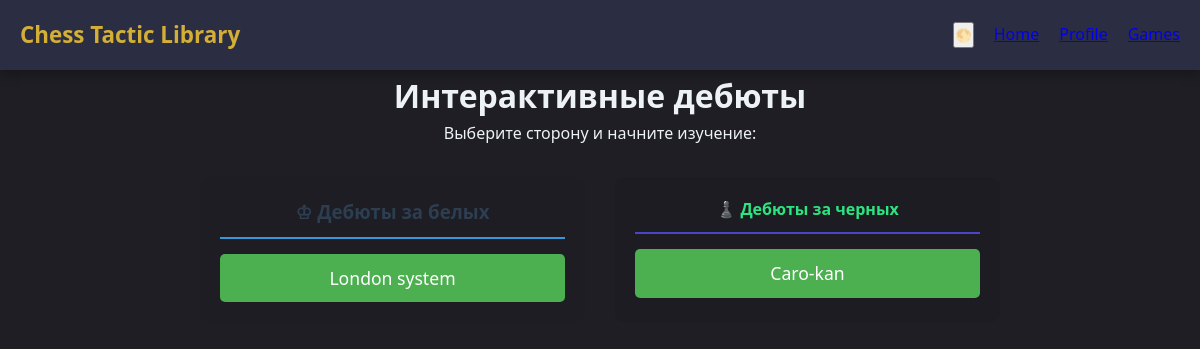
The app's page /game/, older data.
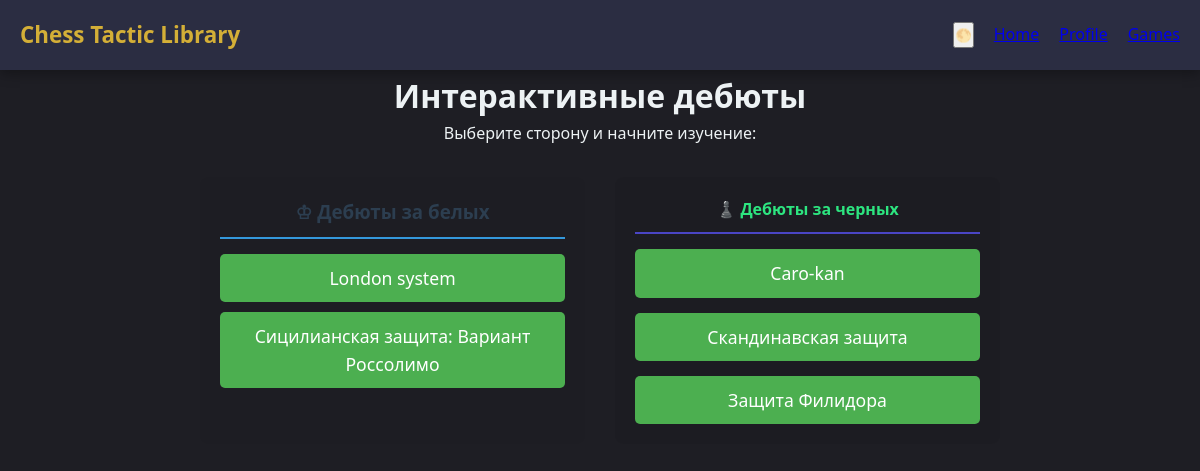
The same page, newer data.
### Chess_Tactic_library/models.py (models this page shows, shortened)
class ChessTactic(models.Model):
    COLOR_CHOICES = [
        ('white', 'За белых'),
        ('black', 'За черных'),
    ]
    title = models.CharField(max_length=200, verbose_name='Название дебюта')
    color = models.CharField(
        max_length=10, choices=COLOR_CHOICES, default='white', verbose_name='Цвет'
    )
    fen = models.CharField(
        max_length=100,
        default='rnbqkbnr/pppppppp/8/8/8/8/PPPPPPPP/RNBQKBNR w KQkq - 0 1',
    )
    moves_sequence = models.JSONField(verbose_name='Последовательность ходов', default=list)
    description = models.TextField(blank=True, verbose_name='Описание')

### Chess_Tactic_library/views.py (the view)
# urls.py: path('game/', views.chess_board_view, name='chess_board'),
def chess_board_view(request):
  white_tactics = ChessTactic.objects.filter(color='white')
  black_tactics = ChessTactic.objects.filter(color='black')
  context = {'white_tactics': white_tactics, 'black_tactics': black_tactics}
  return render(
      request, 'board.html', context
  )

### templates/board.html
{% extends 'header.html' %}
{% load static %}
{% block content %}
<div class="chess-wrapper" style="max-width: 800px; margin: 0 auto; text-align: center;">
    <h1>Интерактивные дебюты</h1>
    <p>Выберите сторону и начните изучение:</p>
    <div style="display: flex; justify-content: space-around; gap: 30px; margin-top: 30px; flex-wrap: wrap;">
        <div style="flex: 1; min-width: 300px; background: rgba(0,0,0,0.03); padding: 20px; border-radius: 8px;">
            <h3 style="color: #2c3e50; border-bottom: 2px solid #3498db; padding-bottom: 10px;">♔ Дебюты за белых</h3>
            <div style="display: flex; flex-direction: column; gap: 10px; margin-top: 15px;">
                {% for tactic in white_tactics %}
                <a href="{% url 'tactic_detail' tactic.pk %}" class="chess-btn" style="text-decoration: none; display: block;">
                    {{ tactic.title }}
                </a>
                {% empty %}
                    <p style="color: #7f8c8d; font-size: 0.9em;">Пока нет дебютов за белых</p>
                {% endfor %}
            </div>
        </div>
        <div style="flex: 1; min-width: 300px; background: rgba(0,0,0,0.05); padding: 20px; border-radius: 8px;">
            <h4 style="color: #2de580; border-bottom: 2px solid #4a45c5; padding-bottom: 10px;">♟️ Дебюты за черных</h4>
            <div style="display: flex; flex-direction: column; gap: 15px; margin-top: 15px;">
                {% for tactic in black_tactics %}
                    <a href="{% url 'tactic_detail' tactic.pk %}" class="chess-btn" style="text-decoration: none; display: block;">
                        {{ tactic.title }}
                    </a>
                {% empty %}
                    <p style="color: #8d99ae; font-size: 0.9em;">Пока нет дебютов за черных</p>
                {% endfor %}
            </div>
        </div>
    </div>
</div>
{% endblock %}

### templates/header.html (shortened to what this page needs)
{% load static %}
<!DOCTYPE html>
<html>
    <head>
        <link rel="stylesheet" href="https://unpkg.com/@chrisoakman/chessboardjs@1.0.0/dist/chessboard-1.0.0.min.css">
        <link rel="stylesheet" href="{% static 'css/profile.css' %}">
        <link rel="stylesheet" href="{% static 'css/header.css' %}">
        <link rel="stylesheet" href="{% static 'css/tactic_detail.css' %}">
        <link rel="stylesheet" href="{% static 'css/board.css' %}">
    </head>
<body>
    <header class="header">
        <div class="container header-inner">
            <div class="logo">Chess Tactic Library</div>
            <nav class="menu">
                <button id="theme-toggle" class="theme-btn" title="Сменить тему">🌕</button>
                <a href="{% url 'Main' %}">Home</a>
                <a href="{% url 'Profile' %}">Profile</a>
                <a href="{% url 'chess_board' %}">Games</a>
            </nav>
        </div>
    </header>
    {% block content %}
    {% endblock %}
</body>
</html>

### static/css/header.css (style rules this page uses)
* { margin: 0; padding: 0; box-sizing: border-box; }
:root { --bg-color: #1e1e24; --card-bg: #2b2d42; --text-primary: #edf2f4; --text-secondary: #8d99ae; --gold-accent: #d4af37; }
.chess-btn { display: inline-block; padding: 10px 20px; font-size: 1.1em; cursor: pointer; background-color: #4CAF50; color: white; border: none; border-radius: 5px; text-decoration: none; transition: background-color 0.2s; box-sizing: border-box; }
body { font-family: 'Segoe UI', Tahoma, Geneva, Verdana, sans-serif; background-color: var(--bg-color); color: var(--text-primary); line-height: 1.6; min-height: 100vh; transition: background-color 0.3s ease, color 0.3s ease; }
.container { max-width: 1200px; margin: 0 auto; padding: 0 20px; }
.header { background-color: var(--card-bg); box-shadow: 0 4px 12px rgba(0, 0, 0, 0.3); position: sticky; top: 0; z-index: 100; }
.header-inner { display: flex; justify-content: space-between; align-items: center; height: 70px; }
.logo { font-size: 1.4rem; font-weight: 700; color: var(--gold-accent); display: flex; align-items: center; gap: 8px; }
.menu { display: flex; gap: 20px; }

### static/css/tactic_detail.css (style rules this page uses)
:root { --sidebar-bg: rgba(255, 255, 255, 0.05); --border-color: #444; --text-color: #fff; --scroll-bg: rgba(0, 0, 0, 0.2); --move-num-color: #95a5a6; --accent-line: #1787d1; }
.chess-btn { padding: 10px 20px; font-size: 1.1em; cursor: pointer; background-color: #4CAF50; color: white; border: none; border-radius: 5px; transition: background-color 0.2s; text-decoration: none; box-sizing: border-box; }

Row changes from the older to the newer data that the page shows:
added ChessTactic: title "Сицилианская защита: Вариант Россолимо", shown under "♔ Дебюты за белых"
added ChessTactic: title "Скандинавская защита", shown under "♟️ Дебюты за черных"
added ChessTactic: title "Защита Филидора", shown under "♟️ Дебюты за черных"
